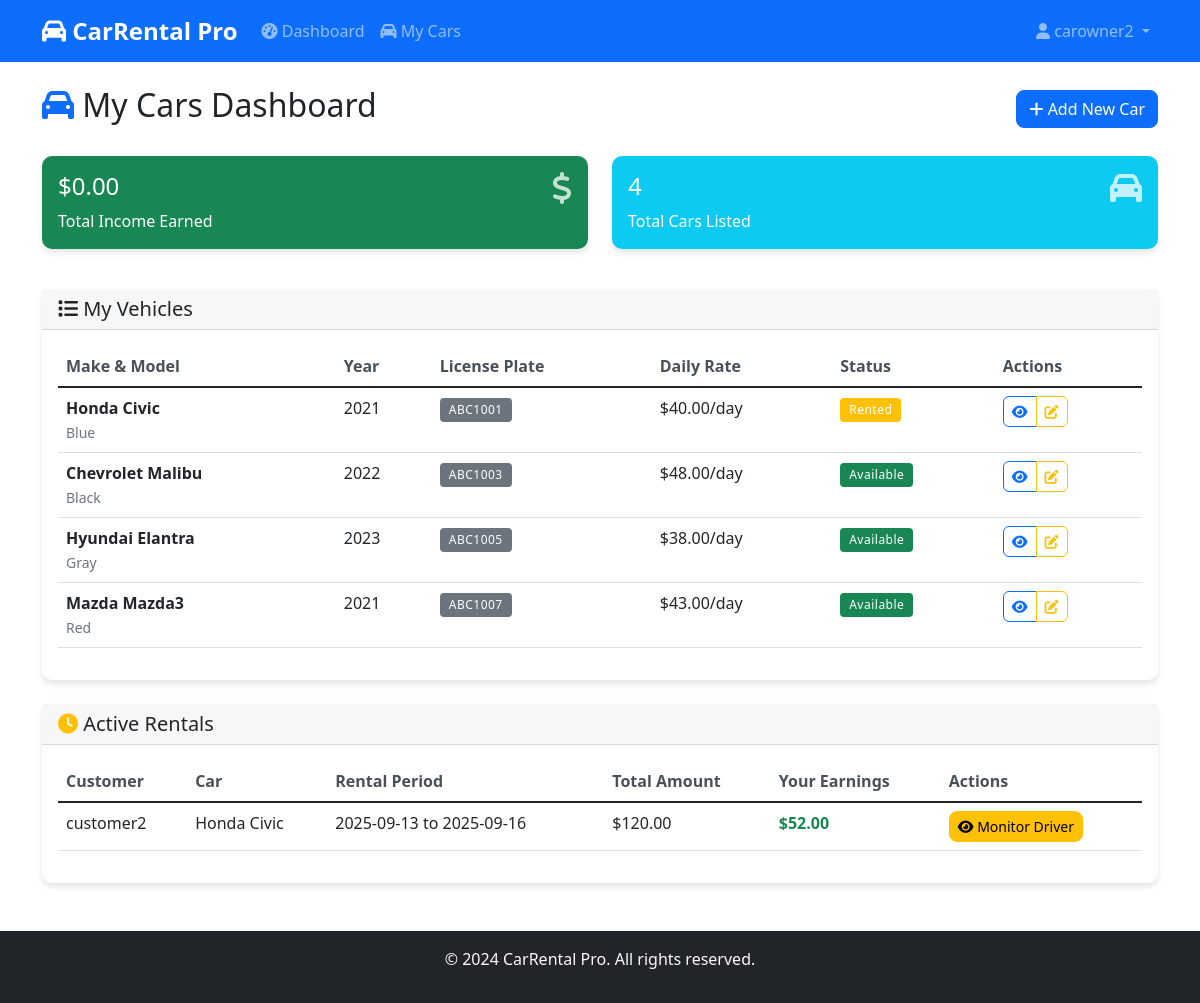
Screenshot of /car_owner (signed in) with the database file from the repository.
### app.py (models this page shows)
class User(UserMixin, db.Model):
    id = db.Column(db.Integer, primary_key=True)
    username = db.Column(db.String(80), unique=True, nullable=False)
    email = db.Column(db.String(120), unique=True, nullable=False)
    password_hash = db.Column(db.String(120), nullable=False)
    role = db.Column(db.String(20), nullable=False)  # 'admin', 'car_owner', 'rental_company', 'customer'
    created_at = db.Column(db.DateTime, default=datetime.utcnow)
    cars = db.relationship('Car', backref='owner', lazy=True)
    rentals = db.relationship('Rental', backref='customer', lazy=True)
    company = db.relationship('RentalCompany', backref='user', uselist=False)

class Car(db.Model):
    id = db.Column(db.Integer, primary_key=True)
    make = db.Column(db.String(50), nullable=False)
    model = db.Column(db.String(50), nullable=False)
    year = db.Column(db.Integer, nullable=False)
    license_plate = db.Column(db.String(20), unique=True, nullable=False)
    color = db.Column(db.String(20), nullable=False)
    daily_rate = db.Column(db.Float, nullable=False)
    status = db.Column(db.String(20), default='available')  # 'available', 'rented', 'maintenance'
    owner_id = db.Column(db.Integer, db.ForeignKey('user.id'), nullable=False)
    rental_company_id = db.Column(db.Integer, db.ForeignKey('rental_company.id'))
    created_at = db.Column(db.DateTime, default=datetime.utcnow)
    rentals = db.relationship('Rental', backref='car', lazy=True)
    monitoring_data = db.relationship('DriverMonitoring', backref='car', lazy=True)

class Rental(db.Model):
    id = db.Column(db.Integer, primary_key=True)
    car_id = db.Column(db.Integer, db.ForeignKey('car.id'), nullable=False)
    customer_id = db.Column(db.Integer, db.ForeignKey('user.id'), nullable=False)
    rental_company_id = db.Column(db.Integer, db.ForeignKey('rental_company.id'), nullable=False)
    start_date = db.Column(db.DateTime, nullable=False)
    end_date = db.Column(db.DateTime, nullable=False)
    daily_rate = db.Column(db.Float, nullable=False)
    total_amount = db.Column(db.Float, nullable=False)
    commission = db.Column(db.Float, nullable=False)
    handling_fee = db.Column(db.Float, nullable=False)
    status = db.Column(db.String(20), default='active')  # 'active', 'completed', 'cancelled'
    created_at = db.Column(db.DateTime, default=datetime.utcnow)
    monitoring_sessions = db.relationship('DriverMonitoring', backref='rental', lazy=True)

### app.py (the view)
@app.route('/car_owner')
@login_required
@role_required(['car_owner'])
def car_owner_dashboard():
    cars = Car.query.filter_by(owner_id=current_user.id).all()
    active_rentals = Rental.query.join(Car).filter(Car.owner_id == current_user.id, Rental.status == 'active').all()
    total_income = 0
    for rental in Rental.query.join(Car).filter(Car.owner_id == current_user.id, Rental.status == 'completed'):
        total_income += rental.total_amount - rental.commission - rental.handling_fee
    return render_template('car_owner_dashboard.html', cars=cars, active_rentals=active_rentals, total_income=total_income)

### app.py (called while the page is built)
@login_manager.user_loader
def load_user(user_id):
    return User.query.get(int(user_id))

def role_required(roles):
    def decorator(f):
        @wraps(f)
        def decorated_function(*args, **kwargs):
            if not current_user.is_authenticated:
                return redirect(url_for('login'))
            if current_user.role not in roles:
                flash('Access denied. Insufficient permissions.', 'error')
                return redirect(url_for('dashboard'))
            return f(*args, **kwargs)
        return decorated_function
    return decorator

### templates/car_owner_dashboard.html (shortened to what this page needs)
{% extends "base.html" %}
{% block content %}
<div class="d-flex justify-content-between align-items-center mb-4">
    <h2><i class="fas fa-car text-primary"></i> My Cars Dashboard</h2>
    <a href="{{ url_for('add_car') }}" class="btn btn-primary">
        <i class="fas fa-plus"></i> Add New Car
    </a>
</div>
<div class="row mb-4">
    <div class="col-md-6 mb-3">
        <div class="card bg-success text-white">
            <div class="card-body">
                <div class="d-flex justify-content-between">
                    <div>
                        <h4>${{ "%.2f"|format(total_income) }}</h4>
                        <p class="mb-0">Total Income Earned</p>
                    </div>
                    <i class="fas fa-dollar-sign fa-2x opacity-75"></i>
                </div>
            </div>
        </div>
    </div>
    <div class="col-md-6 mb-3">
        <div class="card bg-info text-white">
            <div class="card-body">
                <div class="d-flex justify-content-between">
                    <div>
                        <h4>{{ cars|length }}</h4>
                        <p class="mb-0">Total Cars Listed</p>
                    </div>
                    <i class="fas fa-car fa-2x opacity-75"></i>
                </div>
            </div>
        </div>
    </div>
</div>
<div class="row mb-4">
    <div class="col-12">
        <div class="card">
            <div class="card-header">
                <h5 class="card-title mb-0">
                    <i class="fas fa-list"></i> My Vehicles
                </h5>
            </div>
            <div class="card-body">
                {% if cars %}
                    <div class="table-responsive">
                        <table class="table">
                            <thead>
                                <tr>
                                    <th>Make & Model</th>
                                    <th>Year</th>
                                    <th>License Plate</th>
                                    <th>Daily Rate</th>
                                    <th>Status</th>
                                    <th>Actions</th>
                                </tr>
                            </thead>
                            <tbody>
                                {% for car in cars %}
                                <tr>
                                    <td>
                                        <strong>{{ car.make }} {{ car.model }}</strong>
                                        <br>
                                        <small class="text-muted">{{ car.color }}</small>
                                    </td>
                                    <td>{{ car.year }}</td>
                                    <td>
                                        <span class="badge bg-secondary">{{ car.license_plate }}</span>
                                    </td>
                                    <td>${{ "%.2f"|format(car.daily_rate) }}/day</td>
                                    <td>
                                        <span class="badge bg-{{ 'success' if car.status == 'available' else 'warning' if car.status == 'rented' else 'danger' }}">
                                            {{ car.status.title() }}
                                        </span>
                                    </td>
                                    <td>
                                        <div class="btn-group btn-group-sm">
                                            <button class="btn btn-outline-primary" onclick="viewCar({{ car.id }})">
                                                <i class="fas fa-eye"></i>
                                            </button>
                                            <button class="btn btn-outline-warning" onclick="editCar({{ car.id }})">
                                                <i class="fas fa-edit"></i>
                                            </button>
                                        </div>
                                    </td>
                                </tr>
                                {% endfor %}
                            </tbody>
                        </table>
                    </div>
                {% endif %}
            </div>
        </div>
    </div>
</div>
<div class="row">
    <div class="col-12">
        <div class="card">
            <div class="card-header">
                <h5 class="card-title mb-0">
                    <i class="fas fa-clock text-warning"></i> Active Rentals
                </h5>
            </div>
            <div class="card-body">
                {% if active_rentals %}
                    <div class="table-responsive">
                        <table class="table">
                            <thead>
                                <tr>
                                    <th>Customer</th>
                                    <th>Car</th>
                                    <th>Rental Period</th>
                                    <th>Total Amount</th>
                                    <th>Your Earnings</th>
                                    <th>Actions</th>
                                </tr>
                            </thead>
                            <tbody>
                                {% for rental in active_rentals %}
                                <tr>
                                    <td>{{ rental.customer.username }}</td>
                                    <td>{{ rental.car.make }} {{ rental.car.model }}</td>
                                    <td>
                                        {{ rental.start_date.strftime('%Y-%m-%d') }} to
                                        {{ rental.end_date.strftime('%Y-%m-%d') }}
                                    </td>
                                    <td>${{ "%.2f"|format(rental.total_amount) }}</td>
                                    <td>
                                        <strong class="text-success">
                                            ${{ "%.2f"|format(rental.total_amount - rental.commission - rental.handling_fee) }}
                                        </strong>
                                    </td>
                                    <td>
                                        <a href="{{ url_for('monitor_driver', rental_id=rental.id) }}" class="btn btn-sm btn-warning">
                                            <i class="fas fa-eye"></i> Monitor Driver
                                        </a>
                                    </td>
                                </tr>
                                {% endfor %}
                            </tbody>
                        </table>
                    </div>
                {% else %}
                    <p class="text-muted">No active rentals at the moment.</p>
                {% endif %}
            </div>
        </div>
    </div>
</div>
{% endblock %}

### templates/base.html (shortened to what this page needs)
<!DOCTYPE html>
<html lang="en">
<head>
    <link href="https://cdn.jsdelivr.net/npm/bootstrap@5.1.3/dist/css/bootstrap.min.css" rel="stylesheet">
    <link href="https://cdnjs.cloudflare.com/ajax/libs/font-awesome/6.0.0/css/all.min.css" rel="stylesheet">
    <link href="{{ url_for('static', filename='css/style.css') }}" rel="stylesheet">
</head>
<body>
    <nav class="navbar navbar-expand-lg navbar-dark bg-primary">
        <div class="container">
            <a class="navbar-brand" href="{{ url_for('index') }}">
                <i class="fas fa-car"></i> CarRental Pro
            </a>
            <div class="collapse navbar-collapse" id="navbarNav">
                <ul class="navbar-nav me-auto">
                    {% if current_user.is_authenticated %}
                        <li class="nav-item">
                            <a class="nav-link" href="{{ url_for('dashboard') }}">
                                <i class="fas fa-tachometer-alt"></i> Dashboard
                            </a>
                        </li>
                        {% if current_user.role == 'car_owner' %}
                            <li class="nav-item">
                                <a class="nav-link" href="{{ url_for('car_owner_dashboard') }}">
                                    <i class="fas fa-car"></i> My Cars
                                </a>
                            </li>
                        {% endif %}
                    {% endif %}
                </ul>
                <ul class="navbar-nav">
                    {% if current_user.is_authenticated %}
                        <li class="nav-item dropdown">
                            <a class="nav-link dropdown-toggle" href="#" id="navbarDropdown" role="button" data-bs-toggle="dropdown">
                                <i class="fas fa-user"></i> {{ current_user.username }}
                            </a>
                        </li>
                    {% endif %}
                </ul>
            </div>
        </div>
    </nav>
    <main class="container mt-4">
        {% block content %}{% endblock %}
    </main>
    <footer class="bg-dark text-light text-center py-3 mt-5">
        <div class="container">
            <p>&copy; 2024 CarRental Pro. All rights reserved.</p>
        </div>
    </footer>
</body>
</html>

### static/css/style.css (style rules this page uses)
.card { border: none; border-radius: 10px; box-shadow: 0 4px 6px rgba(0, 0, 0, 0.1); transition: transform 0.2s ease-in-out; }
.navbar-brand { font-weight: bold; font-size: 1.5rem; }
.btn { border-radius: 8px; font-weight: 500; }
.btn-group-sm .btn { border-radius: 6px; }
.table th { border-top: none; font-weight: 600; color: #495057; }
.badge { font-size: 0.75rem; padding: 0.5em 0.75em; }
.badge { font-weight: 500; letter-spacing: 0.5px; }
footer { margin-top: auto; }

### rows the page displays
User: username "carowner2"
Car: make "Honda", model "Civic", color "Blue", year "2021", license_plate "ABC1001", daily_rate "40.00", status "Rented"
Car: make "Chevrolet", model "Malibu", color "Black", year "2022", license_plate "ABC1003", daily_rate "48.00", status "Available"
Car: make "Hyundai", model "Elantra", color "Gray", year "2023", license_plate "ABC1005", daily_rate "38.00", status "Available"
Car: make "Mazda", model "Mazda3", color "Red", year "2021", license_plate "ABC1007", daily_rate "43.00", status "Available"
Rental: customer.username "customer2", car.make "Honda", car.model "Civic", start_date "2025-09-13", end_date "2025-09-16", total_amount "120.00", total_amount+commission+handling_fee "52.00"

### other values shown
{{ "%.2f"|format(total_income) }} "0.00"
{{ cars|length }} "4"
